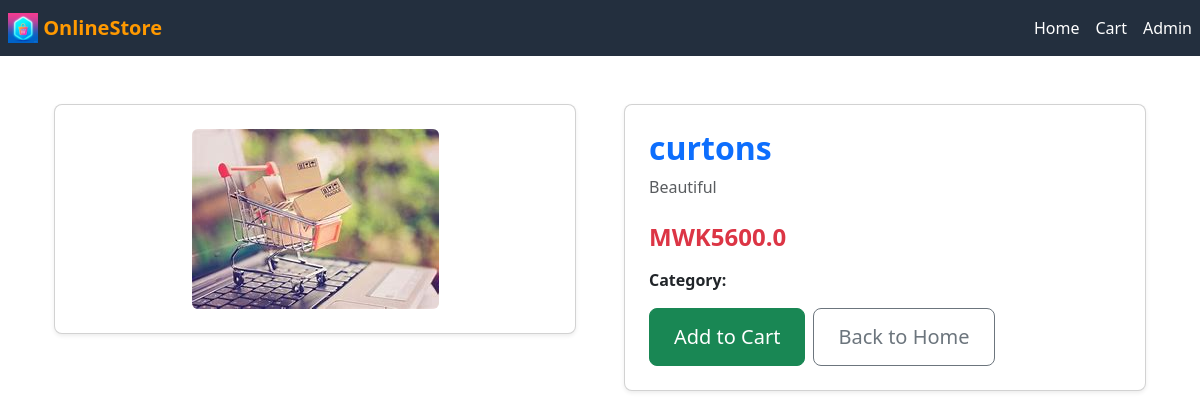
Before: /product/3 with the older database file.
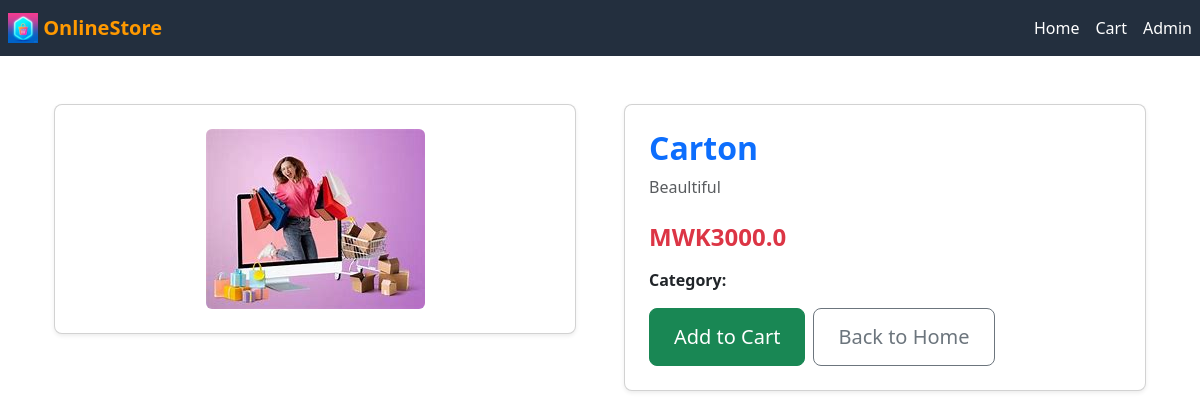
After: the same page with the newer database file.
### app.py (models this page shows, shortened)
class Product(db.Model):
    id = db.Column(db.Integer, primary_key=True)
    name = db.Column(db.String(255), nullable=False)
    price = db.Column(db.Float, nullable=False)
    description = db.Column(db.String(500), nullable=True)
    image_url = db.Column(db.String(500), nullable=True)  # assuming image URLs are stored here
    category_id = db.Column(db.Integer, db.ForeignKey('category.id'), nullable=False)
    category = db.relationship('Category', backref='products', lazy=True)

### app.py (the view)
@app.route('/product/<int:product_id>')
def product_details(product_id):
    product = Product.query.get_or_404(product_id)
    return render_template('product_details.html', product=product)

### templates/product_details.html (shortened to what this page needs)
{% extends "base.html" %}
{% block content %}
<div class="container my-5">
    <div class="row gx-5">
        <div class="col-lg-6">
            <div class="card shadow-sm">
                <div class="card-body text-center">
                    {% if product.image_url %}
                        <img src="{{ url_for('static', filename='uploads/' + product.image_url.split('/')[-1]) }}" class="img-fluid rounded" alt="{{ product.name }}" style="max-height: 400px;">
                    {% else %}
                        <img src="{{ url_for('static', filename='default-image.jpg') }}" class="img-fluid rounded" alt="Default Image" style="max-height: 400px;">
                    {% endif %}
                </div>
            </div>
        </div>
        <div class="col-lg-6">
            <div class="card shadow-sm">
                <div class="card-body">
                    <h2 class="fw-bold text-primary">{{ product.name }}</h2>
                    <p class="text-muted mb-4">{{ product.description }}</p>
                    <div class="mb-3">
                        <span class="h4 text-danger fw-bold">MWK{{ product.price }}</span>
                    </div>
                    <p class="mb-3"><strong>Category:</strong> {{ product.category.name }}</p>
                    <div class="d-flex gap-2">
                        <form action="{{ url_for('add_to_cart', product_id=product.id) }}" method="POST" class="d-inline">
                            <button type="submit" class="btn btn-success btn-lg px-4"> Add to Cart</button>
                        </form>
                        <a href="/" class="btn btn-outline-secondary btn-lg px-4"> Back to Home</a>
                    </div>
                </div>
            </div>
        </div>
    </div>
</div>
{% endblock %}

Changed rows visible on the page:
changed Product: image_url: a different picture; name "curtons" → "Carton"; description "Beautiful" → "Beaultiful"; price "5600.0" → "3000.0"
